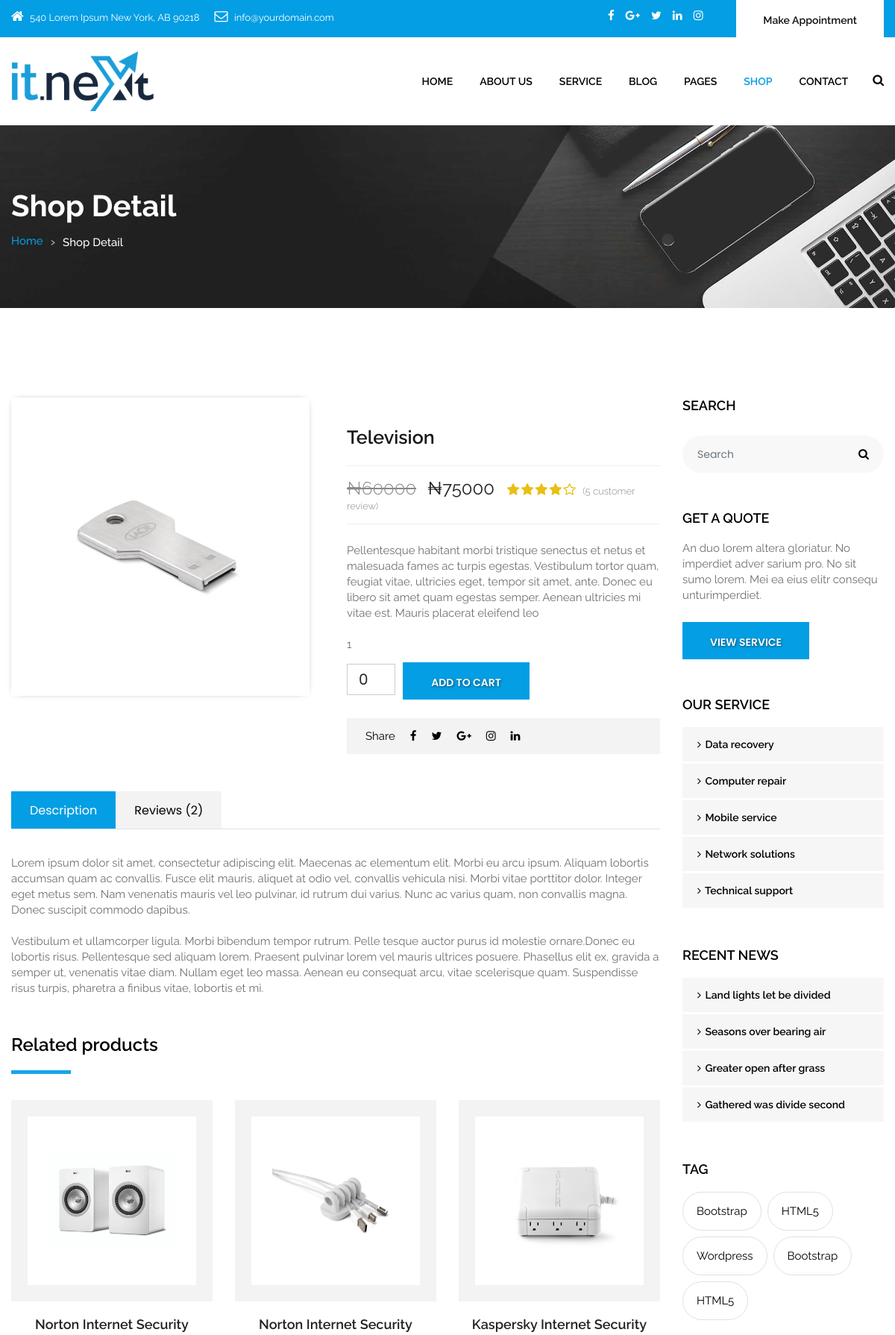
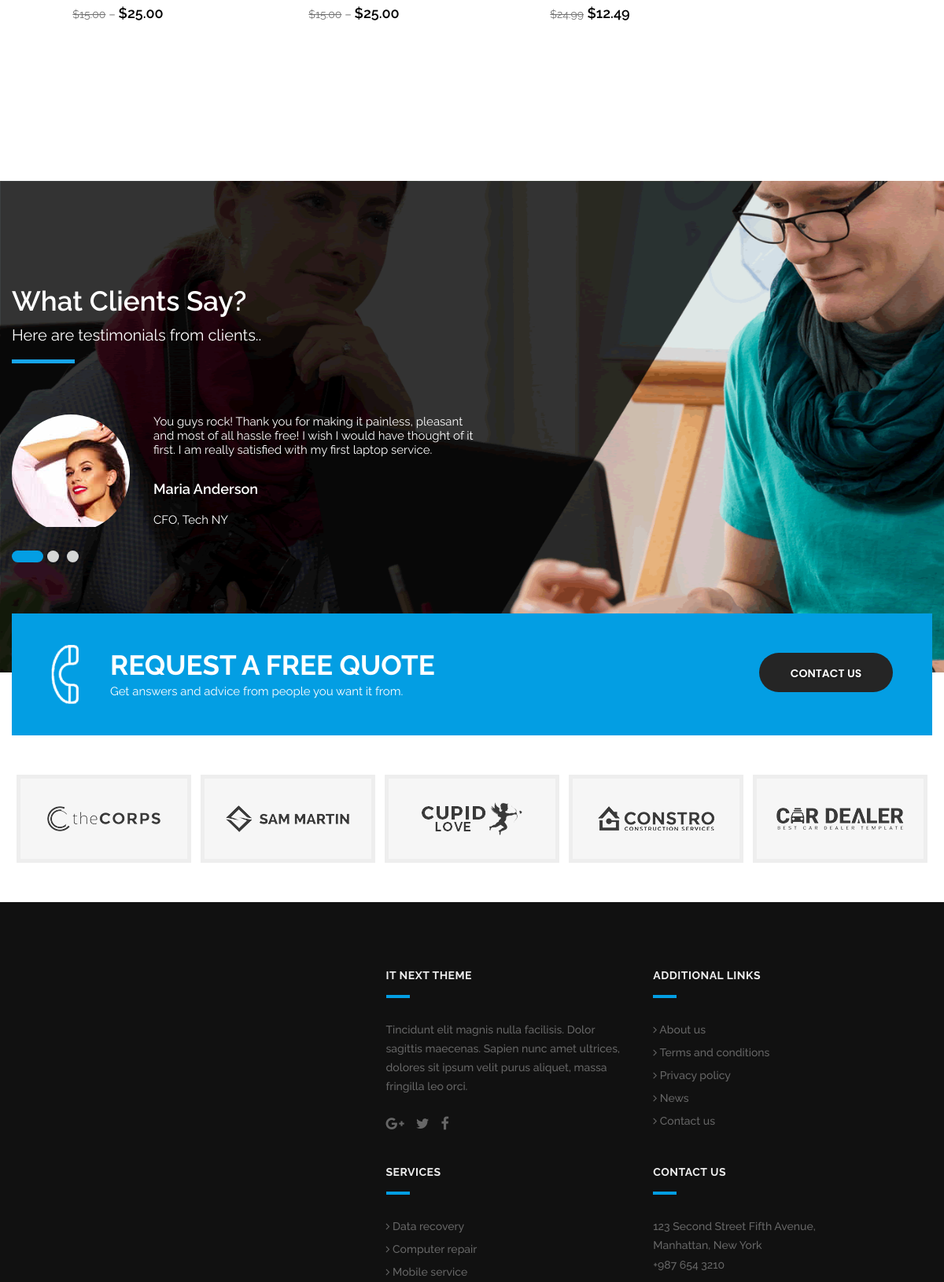
The page /it_shop_detail.php?product=television (upper part) on the database its author committed (2 pictures, top to bottom).
### tables this page shows
CREATE TABLE `products` (
  `id` int(11) NOT NULL,
  `slug` varchar(150) NOT NULL,
  `category_id` int(11) NOT NULL,
  `title` varchar(250) NOT NULL,
  `image` varchar(150) NOT NULL,
  `price` int(50) NOT NULL,
  `old_price` int(50) NOT NULL,
  `stock` int(11) NOT NULL,
  `description` text NOT NULL,
  `short_description` text NOT NULL,
  `created_at` timestamp NULL DEFAULT NULL,
  `updated_at` timestamp NULL DEFAULT NULL
);

### it_shop_detail.php (the view, shortened to what the rows shown need)
<?php
  if (isset($_GET['product'])) {
    $product_slug = $_GET['product'];
    $result = Site::products($product_slug, 'slug');
    $product = $result[0];
  }
?>
<!DOCTYPE html>
<html lang="en">
<head>
<link rel="stylesheet" href="css/bootstrap.min.css" />
<link rel="stylesheet" href="css/style.css" />
<link rel="stylesheet" href="css/responsive.css" />
<link rel="stylesheet" href="css/colors1.css" />
<link rel="stylesheet" href="css/custom.css" />
<link rel="stylesheet" href="css/animate.css" />
<link rel='stylesheet' href='css/hizoom.css'>
</head>
<body id="default_theme" class="it_shop_detail">
<div id="inner_banner" class="section inner_banner_section">
  <div class="container">
    <div class="row">
      <div class="col-md-12">
        <div class="full">
          <div class="title-holder">
            <div class="title-holder-cell text-left">
              <h1 class="page-title">Shop Detail</h1>
            </div>
          </div>
        </div>
      </div>
    </div>
  </div>
</div>
<div class="section padding_layout_1 product_detail">
  <div class="container">
    <div class="row">
      <div class="col-md-9">
        <div class="row">
          <div class="col-xl-6 col-lg-12 col-md-12">
            <div class="product_detail_feature_img hizoom hi2">
              <div class='hizoom hi2'> <img src="<?php echo Url::host()."/images/".$product->image; ?>" alt="#" /> </div>
            </div>
          </div>
          <div class="col-xl-6 col-lg-12 col-md-12 product_detail_side detail_style1">
            <div class="product-heading">
              <h2><?= $product->title; ?></h2>
            </div>
            <div class="product-detail-side"> <span><del>₦<?= $product->old_price ?></del></span><span class="new-price">₦<?= $product->price ?></span> <span class="rating"> <i class="fa fa-star" aria-hidden="true"></i> <i class="fa fa-star" aria-hidden="true"></i> <i class="fa fa-star" aria-hidden="true"></i> <i class="fa fa-star" aria-hidden="true"></i> <i class="fa fa-star-o" aria-hidden="true"></i> </span> <span class="review">(5 customer review)</span> </div>
            <div class="detail-contant">
              <p><?= $product->short_description ?><br><br>
                <span class="stock"><?= $product->stock ?: 'Out of Stock' ?></span> </p>
              <form class="cart" method="post" action="it_cart.php">
                <div class="quantity">
                </div>
                <button type="submit" name="add_to_cart" class="btn sqaure_bt" <?= $product->stock ?: 'disabled'?>>Add to cart</button>
              </form>
            </div>
          </div>
        </div>
      </div>
    </div>
  </div>
</div>
<div class="section padding_layout_1 testmonial_section white_fonts">
  <div class="container">
    <div class="row">
      <div class="col-md-12">
        <div class="full">
          <div class="main_heading text_align_left">
            <h2 style="text-transform: none;">What Clients Say?</h2>
          </div>
        </div>
      </div>
    </div>
  </div>
</div>
<div class="section">
  <div class="container">
    <div class="row">
      <div class="col-md-12">
        <div class="full">
          <div class="contact_us_section">
            <div class="inner_cont">
              <h2>REQUEST A FREE QUOTE</h2>
            </div>
          </div>
        </div>
      </div>
    </div>
  </div>
</div>
<footer class="footer_style_2">
  <div class="container-fuild">
    <div class="row">
      <div class="footer_blog">
        <div class="row">
          <div class="col-md-6">
            <div class="main-heading left_text">
              <h2>It Next Theme</h2>
            </div>
          </div>
          <div class="col-md-6">
            <div class="main-heading left_text">
              <h2>Additional links</h2>
            </div>
          </div>
          <div class="col-md-6">
            <div class="main-heading left_text">
              <h2>Services</h2>
            </div>
          </div>
          <div class="col-md-6">
            <div class="main-heading left_text">
              <h2>Contact us</h2>
            </div>
          </div>
        </div>
      </div>
    </div>
  </div>
</footer>
</body>
</html>

### rows shown on the page
products: image (picture), title "Television", old_price "60000", price "75000", short_description "Pellentesque habitant morbi tristique senectus et netus et malesuada fames ac turpis egestas. Vestibulum tortor quam, feugiat vitae, ultricies eget, tempor sit amet, ante. Donec eu libero sit amet quam egestas semper. Aenean ultricies mi vitae est. Mauris placerat eleifend leo", stock "1"
